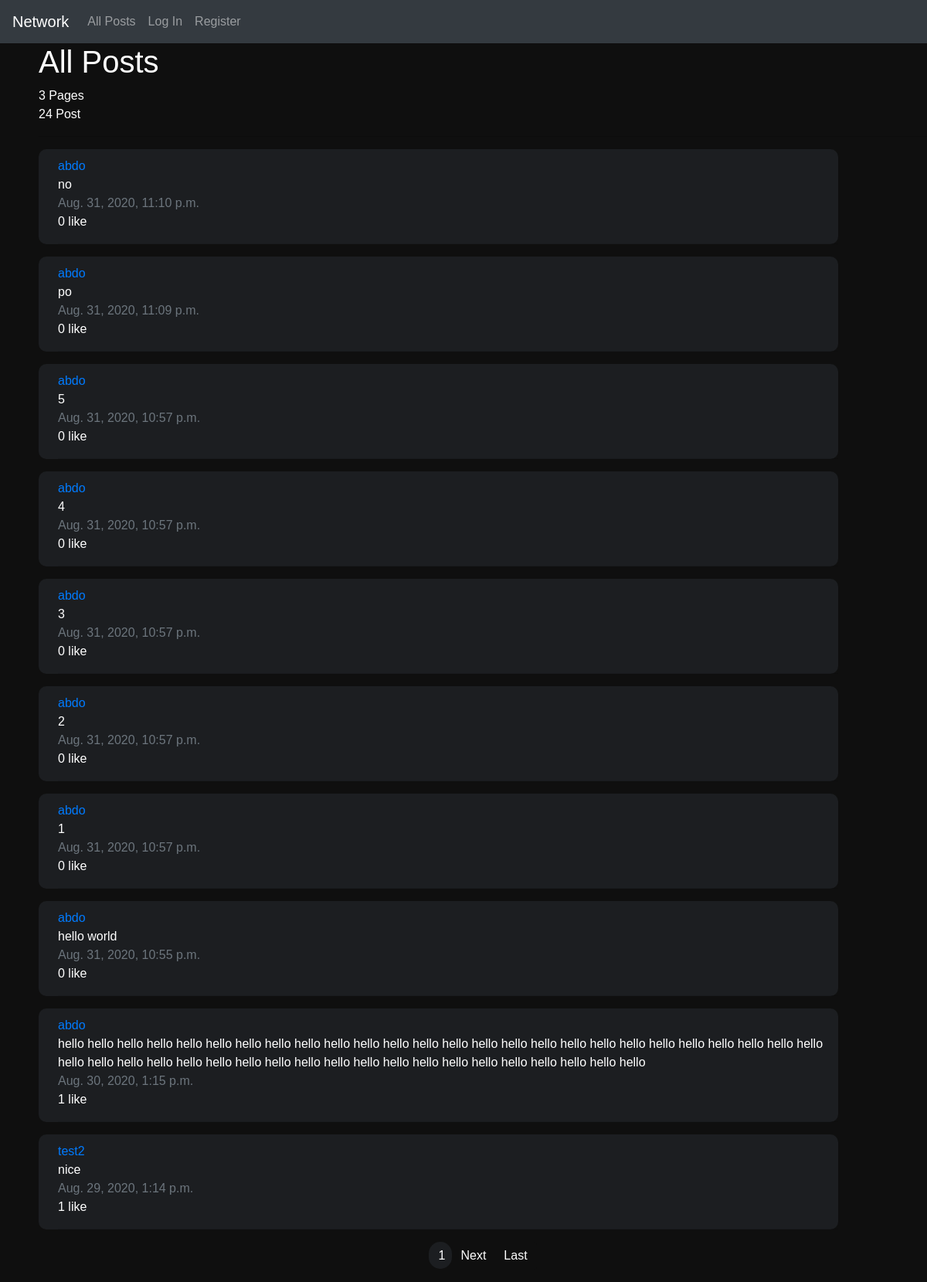
The page / on the database its author committed.
### network/models.py (models this page shows, shortened)
class posts(models.Model):
    user = models.ForeignKey(User, on_delete=models.CASCADE, related_name="usernames")
    content = models.TextField(blank=True)
    timestamp = models.DateTimeField(auto_now_add=True)
    no_likes = models.IntegerField()

class User(AbstractUser):
    pass

### network/views.py (the view)
# urls.py: path("", views.index, name="index"),
def index(request):
    all_posts = posts.objects.all()
    all_posts = all_posts.order_by("-timestamp").all()
    no_posts = all_posts.count()
    all_posts = paginate(request, all_posts)
    return render(request, "network/index.html",{
        "posts": all_posts,
        "no_posts":no_posts,
        "title":"All Posts"
    })

### network/views.py (called while the page is built)
def paginate(request, all_posts):
    paginator = Paginator(all_posts, 10)
    page_number = request.GET.get('page')
    page_obj = paginator.get_page(page_number)
    return page_obj

### network/templates/network/index.html (shortened to what this page needs)
{% extends "network/layout.html" %}
{% block body %}
<div id="posts">
  <h1>{{title}}</h1>
  <div>{{posts.paginator.num_pages }} Pages</div>
  <div>{{no_posts}} Post</div>
  <hr>
    {% for post in posts %}
    <div class=" posts">
      <div> <a href="{% url 'profile' post.user.id %}">{{post.user.username}} </a> </div>
      <div class="content" id={{post.id}}>{{post.content}}</div>
      <div class="text-muted"> {{post.timestamp}} </div>
      <div id="like{{post.id}}">{{post.no_likes}} like</div>
      <hr>
    </div>
    {% endfor %}
  </div>
{% if posts.paginator.num_pages != 1 %}
<nav aria-label="Page navigation example">
  <ul class="pagination justify-content-center">
    <li class="page-item active" aria-current="page">
      <span class="page-link">
        {{posts.number}}
      </span>
    </li>
    {% if posts.has_next %}
    <li class="page-item">
      <a class="page-link" href="?page={{ posts.next_page_number }}">Next</a>
    </li>
    <li class="page-item"><a class="page-link" href="?page={{posts.paginator.num_pages }}">Last</a></li>
    {% endif %}
  </ul>
</nav>
{% endif %}
{% endblock %}

### network/templates/network/layout.html (shortened to what this page needs)
{% load static %}
<!DOCTYPE html>
<html lang="en">
    <head>
        <link rel="stylesheet" href="https://stackpath.bootstrapcdn.com/bootstrap/4.4.1/css/bootstrap.min.css">
        <link href="{% static 'network/styles.css' %}" rel="stylesheet">
    </head>
    <body>
        <nav class="navbar navbar-expand-lg navbar-dark bg-dark">
            <a class="navbar-brand" href="#">Network</a>
            <div>
              <ul class="navbar-nav mr-auto">
                <li class="nav-item">
                  <a class="nav-link" href="{% url 'index' %}" id="all_posts">All Posts</a>
                </li>
                {% if user.is_authenticated %}
                    <li class="nav-item">
                        <a class="nav-link" href="{% url 'following' %}">Following</a>
                    </li>
                    <li class="nav-item">
                        <a class="nav-link" href="{% url 'logout' %}">Log Out</a>
                    </li>
                {% else %}
                    <li class="nav-item">
                        <a class="nav-link" href="{% url 'login' %}">Log In</a>
                    </li>
                    <li class="nav-item">
                        <a class="nav-link" href="{% url 'register' %}">Register</a>
                    </li>
                {% endif %}
              </ul>
            </div>
          </nav>
        <div class="body">
            {% block body %}
            {% endblock %}
        </div>
    </body>
</html>

### network/static/network/styles.css (style rules this page uses)
.body { margin-left: 50px; }
.content { white-space: pre-wrap; overflow-wrap:break-word; }
body { background-color: rgb(15, 15, 15); color: #fff; font-family: sans-serif; }
.posts { background-color: #1c1e21; border-radius: 10px; margin-bottom: 15px; padding-left: 25px; padding-top: 10px ; width: 90%; }
.page-link { background-color: rgb(15, 15, 15); ; border: none; color: white !important; }
span { height: 35px; width: 30px; background-color: #1c1e21 !important ; -moz-border-radius: 30px !important; border-radius: 30px !important; }

### rows shown on the page
posts: user.username "abdo", content "no", timestamp "Aug. 31, 2020, 11:10 p.m.", no_likes "0"
posts: user.username "abdo", content "po", timestamp "Aug. 31, 2020, 11:09 p.m.", no_likes "0"
posts: user.username "abdo", content "5", timestamp "Aug. 31, 2020, 10:57 p.m.", no_likes "0"
posts: user.username "abdo", content "4", timestamp "Aug. 31, 2020, 10:57 p.m.", no_likes "0"
posts: user.username "abdo", content "3", timestamp "Aug. 31, 2020, 10:57 p.m.", no_likes "0"
posts: user.username "abdo", content "2", timestamp "Aug. 31, 2020, 10:57 p.m.", no_likes "0"
posts: user.username "abdo", content "1", timestamp "Aug. 31, 2020, 10:57 p.m.", no_likes "0"
posts: user.username "abdo", content "hello world", timestamp "Aug. 31, 2020, 10:55 p.m.", no_likes "0"
posts: user.username "abdo", content "hello hello hello hello hello hello hello hello hello hello hello hello hello hello hello hello hello hello hello hello hello hello hello hello hello hello hello hello hello hello hello hello hello hello hello hello hello hello hello hello hello hello hello hello hello hello", timestamp "Aug. 30, 2020, 1:15 p.m.", no_likes "1"
posts: user.username "test2", content "nice", timestamp "Aug. 29, 2020, 1:14 p.m.", no_likes "1"

### other values the page prints
{{ title }} "All Posts"
{{ posts.paginator.num_pages }} "3"
{{ no_posts }} "24"
{{ posts.number }} "1"
